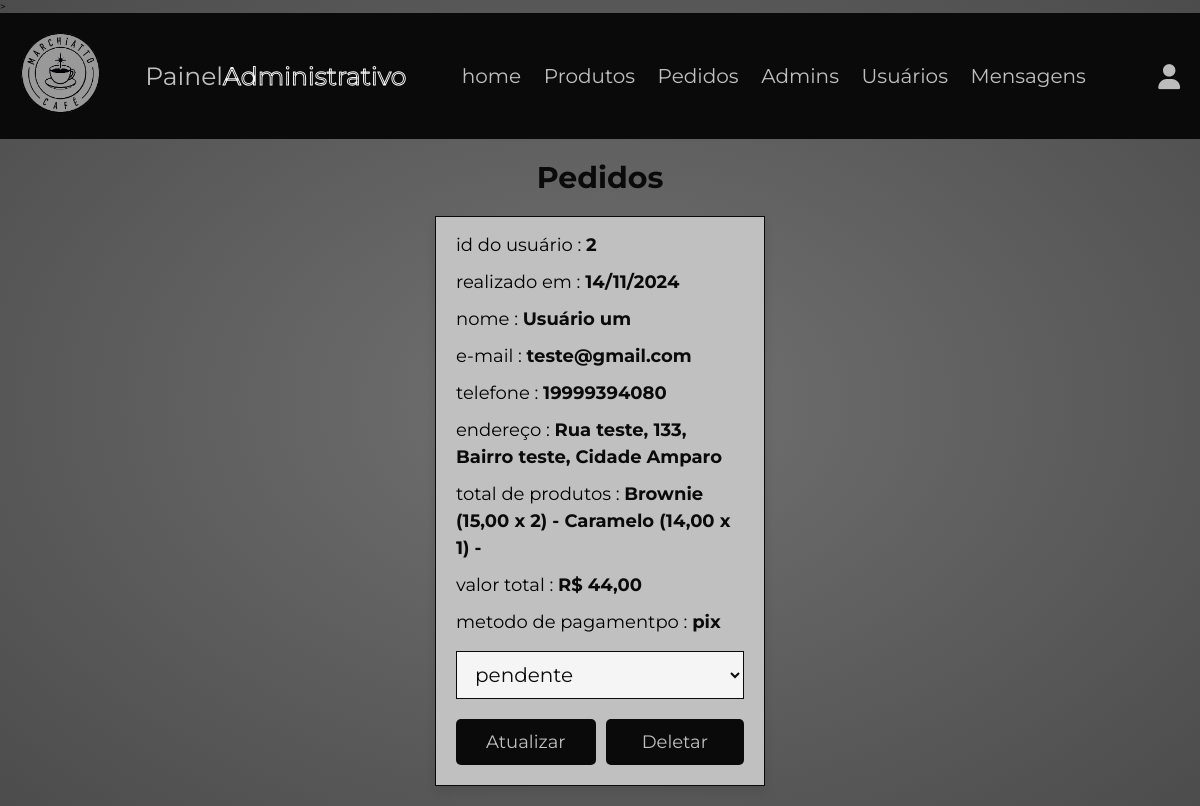
The app's page /admin/pedidos.php (signed in) with its own data.
### tables this page shows
CREATE TABLE `pedidos` (
  `id` int(100) NOT NULL,
  `id_usuario` int(100) NOT NULL,
  `nome` varchar(20) NOT NULL,
  `telefone` varchar(14) NOT NULL,
  `email` varchar(50) NOT NULL,
  `metodo` varchar(50) NOT NULL,
  `endereco` varchar(500) NOT NULL,
  `qtd_produtos` varchar(1000) NOT NULL,
  `valor_total` decimal(10,2) NOT NULL,
  `data_pedido` date NOT NULL DEFAULT current_timestamp(),
  `status_pagamento` varchar(20) NOT NULL DEFAULT 'pendente'
);

### admin/pedidos.php (the view, shortened to what this page needs)
<?php
include '../components/connect.php';
?>
<!DOCTYPE html>
<html lang="pt-br">
<head>
    <link rel="stylesheet" href="https://cdnjs.cloudflare.com/ajax/libs/font-awesome/6.1.1/css/all.min.css">>
    <link rel="stylesheet" href="../css/admin_style.css">
</head>
<body>
    <?php include '../components/admin_header.php' ?>
    <section class="pedidos-feitos">
        <h1 class="heading">Pedidos</h1>
        <div class="box-container">
            <?php
      $select_pedidos = $conn->prepare("SELECT * FROM `pedidos`");
      $select_pedidos->execute();
      if($select_pedidos->rowCount() > 0){
         while($fetch_pedidos = $select_pedidos->fetch(PDO::FETCH_ASSOC)){
   ?>
            <div class="box">
                <p> id do usuário : <span><?= $fetch_pedidos['id_usuario']; ?></span> </p>
                <p> realizado em : <span><?= date('d/m/Y', strtotime($fetch_pedidos['data_pedido'])); ?></span> </p>
                <p> nome : <span><?= $fetch_pedidos['nome']; ?></span> </p>
                <p> e-mail : <span><?= $fetch_pedidos['email']; ?></span> </p>
                <p> telefone : <span><?= $fetch_pedidos['telefone']; ?></span> </p>
                <p> endereço : <span><?= $fetch_pedidos['endereco']; ?></span> </p>
                <p> total de produtos : <span><?= str_replace('.',',',$fetch_pedidos['qtd_produtos']); ?></span> </p>
                <p> valor total : <span>R$ <?= str_replace('.',',',$fetch_pedidos['valor_total']); ?></span> </p>
                <p> metodo de pagamentpo : <span><?= $fetch_pedidos['metodo']; ?></span> </p>
                <form action="" method="POST">
                    <select name="status_pagamento" class="drop-down">
                        <option value="" selected disabled><?= $fetch_pedidos['status_pagamento']; ?></option>
                    </select>
                    <div class="flex-btn">
                        <input type="submit" value="atualizar" class="btn" name="atualiza_pagamento">
                        <a href="pedidos.php?delete=<?= $fetch_pedidos['id']; ?>" class="delete-btn"
                            onclick="return confirm('deseja deletar este pedido?');">deletar</a>
                    </div>
                </form>
            </div>
            <?php
      }
   }else{
      echo '<p class="empty">Nenhum pedido realizado ainda!</p>';
   }
   ?>
        </div>
    </section>
</body>
</html>

### css/admin_style.css (style rules this page uses)
:root { --light-bg:#f5f5f5; --light-color:#bcbcbc; --border:.2rem solid var(--black); --box-shadow:0 .5rem 1rem rgba(0,0,0,.1); --cor-principal: #fff; --preto:rgb(10, 10, 11); --bg:#010103; --cinza: #c0c0c0; }
* { font-family: 'Montserrat', sans-serif; margin:0; padding:0; box-sizing: border-box; text-decoration: none; outline: none; border:none; }
html { font-size: 62.5%; overflow-x: hidden; }
body { background: radial-gradient(#727272, #4c4c4c); }
section { max-width: 1200px; margin:0 auto; padding:2rem; }
.btn, .delete-btn, .option-btn { display: block; margin-top: 1rem; border-radius: .5rem; cursor: pointer; width: 100%; font-size: 1.8rem; color:var(--white); padding:1.2rem 3rem; text-transform: capitalize; text-align: center; }
.btn { background-color: var(--preto); color: var(--cinza); }
.delete-btn { background-color: var(--preto); color: var(--cinza); }
.flex-btn { display: flex; gap:1rem; }
.heading { text-align: center; margin-bottom: 2rem; text-transform: capitalize; color:var(--preto); font-size: 3rem; }
.pedidos-feitos .box-container { display: grid; grid-template-columns: repeat(auto-fit, 33rem); gap:1.5rem; justify-content: center; align-items: flex-start; }
.pedidos-feitos .box-container .box { background-color: var(--cinza); box-shadow: var(--box-shadow); border: 1px solid var(--preto); padding:2rem; padding-top: 1rem; width: 100%; }
.pedidos-feitos .box-container .box p { padding: .5rem 0; line-height: 1.5; font-size: 1.8rem; color:var(--black); }
.pedidos-feitos .box-container .box p span { color:var(--preto); font-weight: bold; }
.pedidos-feitos .box-container .box .drop-down { width: 100%; margin:1rem 0; background-color: var(--light-bg); padding:1rem 1.4rem; font-size: 2rem; color:var(--preto); border: 1px solid var(--preto); }

### records on screen
pedidos: id_usuario "2", data_pedido "14/11/2024", nome "Usuário um", email "teste@gmail.com", telefone "19999394080", endereco "Rua teste, 133, Bairro teste, Cidade Amparo", qtd_produtos "Brownie (15,00 x 2) - Caramelo (14,00 x 1) -", valor_total "44,00", metodo "pix", status_pagamento "pendente"
